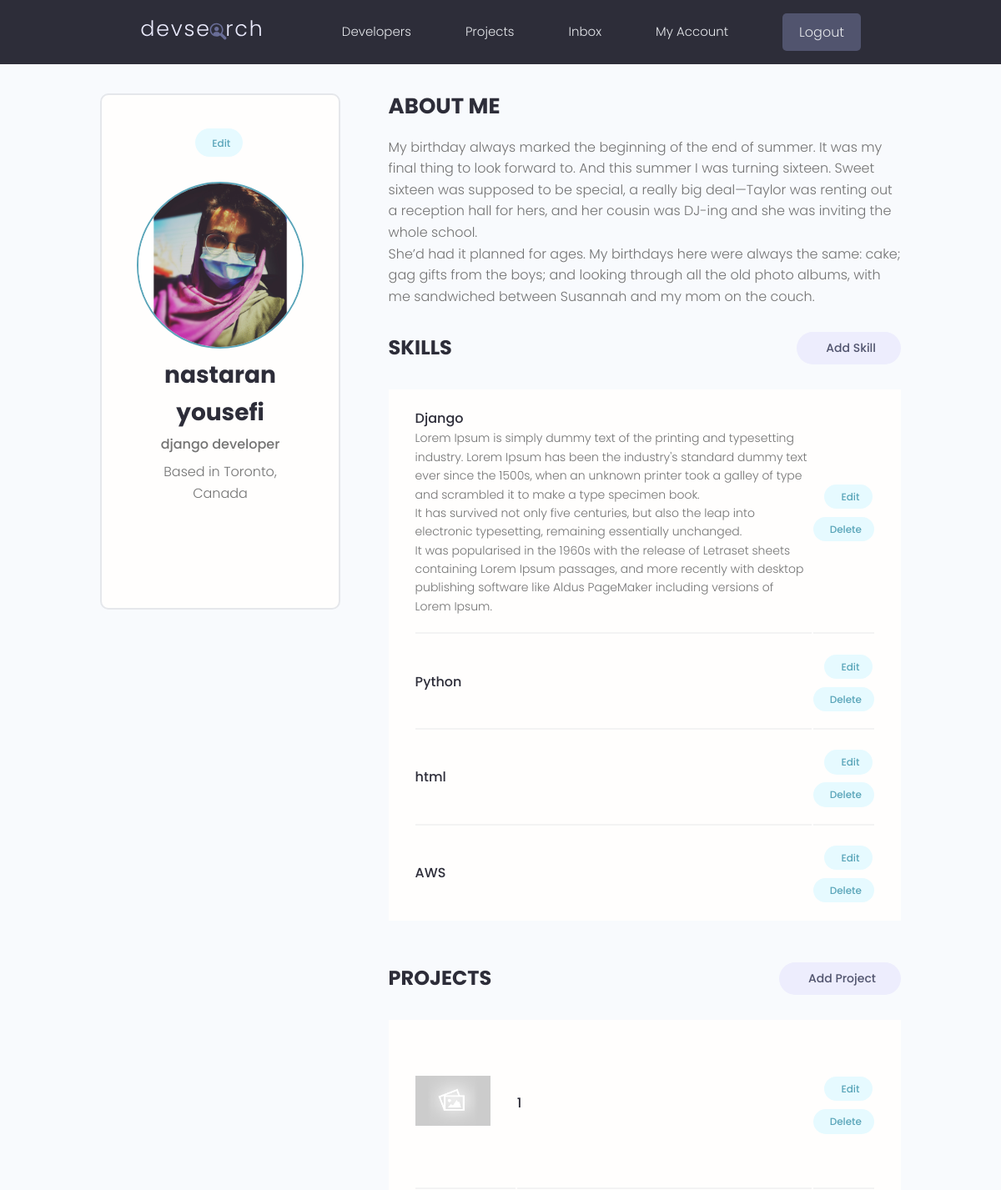
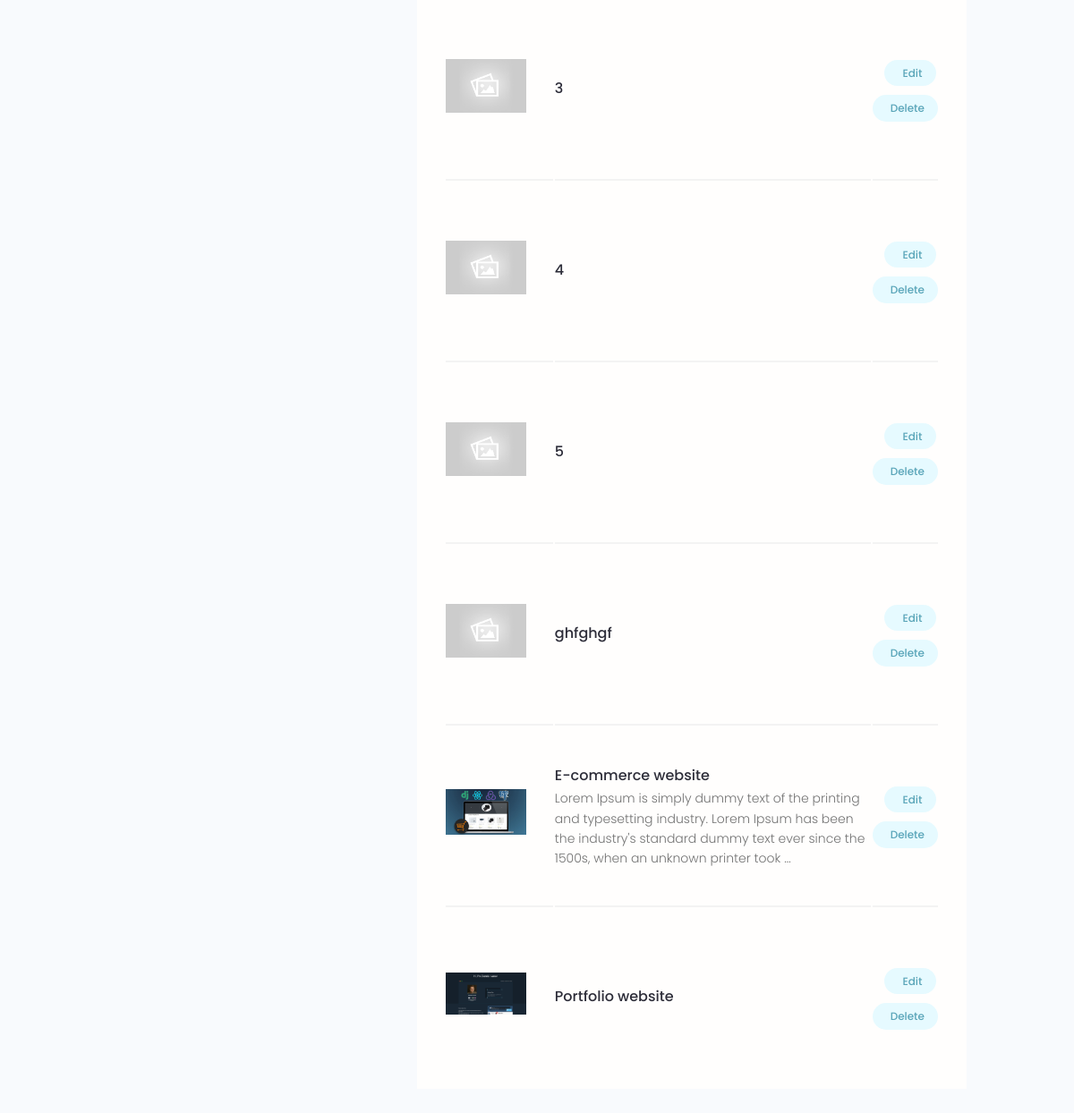
Page /my-account/ (signed in) on the committed database (2 pictures, top to bottom).
### users/models.py (models this page shows, shortened)
class Profile(models.Model):
    user = models.OneToOneField(User, on_delete=models.CASCADE, null=True, blank=True)
    name = models.CharField(max_length=250, null=True, blank=True)
    username = models.CharField(max_length=250, null=True, blank=True)
    email = models.EmailField(max_length=500, blank=True, null=True)
    short_intro = models.CharField(max_length=200, blank=True, null=True)
    bio = models.TextField(blank=True, null=True)
    location = models.CharField(max_length=200, blank=True, null=True)
    profile_image = models.ImageField(blank=True, null=True, upload_to='profiles/',
                         default='profiles/user-default.png')
    social_github = models.CharField(max_length=500, blank=True, null=True)
    social_linkedin = models.CharField(max_length=500, blank=True, null=True)
    social_website = models.CharField(max_length=500, blank=True, null=True)
    social_twitter = models.CharField(max_length=500, blank=True, null=True)
    created = models.DateTimeField(auto_now_add=True)
    id = models.UUIDField(default=uuid.uuid4, unique=True, editable=False, primary_key=True)
    @property
    def image_URL(self):
        try:
            url = self.profile_image.url
        except:
            url = 'http://127.0.0.1:8000/images/profiles/user-default.png'
        return url

class Skill(models.Model):
    owner = models.ForeignKey(Profile, on_delete=models.CASCADE)
    name = models.CharField(max_length=200, blank=True, null=True)
    description = models.TextField(null=True, blank=True)
    created = models.DateTimeField(auto_now_add=True)
    id = models.UUIDField(default=uuid.uuid4, unique=True, editable=False, primary_key=True)

### projects/models.py (models this page shows, shortened)
class Project(models.Model):
    owner = models.ForeignKey(Profile, on_delete=models.CASCADE, null=True, blank=True)
    title = models.CharField(max_length=200)
    description = models.TextField(null=True, blank=True)
    featured_image = models.ImageField(null=True, blank=True, default='project_cover/default.jpg', upload_to='project_cover/')
    demo_link = models.CharField(max_length=2000, null=True, blank=True)
    source_code = models.CharField(max_length=2000, null=True, blank=True)
    tags = models.ManyToManyField('Tag', blank=True)
    vote_total = models.IntegerField(default=0, null=True, blank=True)
    vote_ratio = models.IntegerField(default=0, null=True, blank=True)
    created = models.DateTimeField(auto_now_add=True)
    id = models.UUIDField(default=uuid.uuid4, unique=True, editable=False, primary_key=True)
    class Meta:
        ordering = ['-vote_ratio', '-vote_total']
    @property
    def image_URL(self):
        try:
            url = self.featured_image.url
        except:
            url = 'http://127.0.0.1:8000/images/project_cover/default.jpg'
        return url

### users/views.py (the view)
# urls.py: path('my-account/', views.user_account, name='my-account'),
@login_required(login_url='login')
def user_account(request):
    profile = request.user.profile
    skills = profile.skill_set.all()
    projects = profile.project_set.all()
    context = {
        'profile' : profile,
        'skills' : skills,
        'projects' : projects,
    }
    return render(request, 'users/account.html', context)

### users/templates/users/account.html (shortened to what this page needs)
{% extends 'main.html' %}
{% block content %}
  <main class="settingsPage profile my-md">
    <div class="container">
      <div class="layout">
        <div class="column column--1of3">
          <div class="card text-center">
            <div class="card__body dev">
              <a class="tag tag--pill tag--main settings__btn" href="{% url 'edit-account' %}"> Edit</a>
              <img class="avatar avatar--xl dev__avatar" src="{{ profile.image_URL}}" />
              <h2 class="dev__name">{{ profile.name }}</h2>
              <p class="dev__title">{{ profile.short_intro}}</p>
              <p class="dev__location">Based in {{ profile.location }}</p>
              <ul class="dev__social">
              </ul>
            </div>
          </div>
        </div>
        <div class="column column--2of3">
          <div class="devInfo">
            <h3 class="devInfo__title">About Me</h3>
            <p class="devInfo__about">
              {{ profile.bio|linebreaks }}
            </p>
          </div>
          <div class="settings">
            <h3 class="settings__title">Skills</h3>
            <a class="tag tag--pill tag--sub settings__btn tag--lg" href="{% url 'add-skill' %}"> Add Skill</a>
          </div>
          <table class="settings__table">
              {% for skill in skills %}
                <tr>
                  <td class="settings__tableInfo">
                    <h4>{{ skill.name }}</h4>
                    <p>{{ skill.description|linebreaks }}</p>
                  </td>
                  <td class="settings__tableActions">
                    <a class="tag tag--pill tag--main settings__btn" href="{% url 'update-skill' skill.pk %}"> Edit</a>
                    <a class="tag tag--pill tag--main settings__btn" href="{% url 'delete-skill' skill.pk %}">
                      Delete</a>
                  </td>
                </tr>
              {% endfor %}
          </table>
          <div class="settings">
            <h3 class="settings__title">Projects</h3>
            <a class="tag tag--pill tag--sub settings__btn tag--lg" href="{% url 'create_project' %}"> Add Project</a>
          </div>
          <table class="settings__table">
              {% for project in projects %}
                <tr>
                  <td class="settings__thumbnail">
                    <a href="{% url 'project' project.pk %}"><img src="{{ project.image_URL}}" alt="Project Thumbnail" /></a>
                  </td>
                  <td class="settings__tableInfo">
                    <a href="{% url 'project' project.pk %}">{{ project.title}}</a>
                    <p>{{ project.description|truncatewords:30 }}</p>
                  </td>
                  <td class="settings__tableActions">
                    <a class="tag tag--pill tag--main settings__btn" href="{% url 'update_project' project.pk %}"> Edit</a>
                    <a class="tag tag--pill tag--main settings__btn" href="{% url 'delete_project' project.pk %}">
                      Delete</a>
                  </td>
                </tr>
              {% endfor %}
          </table>
        </div>
      </div>
    </div>
  </main>
{% endblock %}

### static/styles/app.css (style rules this page uses)
:root { --color-sub: #2d2d39; }
.card { border: 2px solid var(--color-light); }
img { width: 100%; }
.profile .card > .dev { padding: 4rem; }
.dev__avatar { display: block; margin: auto; }
.dev__name { color: var(--color-sub); font-size: 2.8rem; font-weight: 700; margin-top: 1rem; margin-bottom: 0.5rem; }
.dev__title { font-size: 1.6rem; font-weight: 500; line-height: 1.3; }
.dev__location { margin-top: 1rem; }
.dev__social { margin: 3rem 0; list-style: none; display: flex; justify-content: center; gap: 1.5rem; }
.devInfo { margin-bottom: 3rem; }
.devInfo__title, .devInfo__subtitle { font-size: 2.6rem; color: var(--color-sub); text-transform: uppercase; font-weight: 700; margin-bottom: 1.5rem; }
.devInfo__about, .devSkill__info { font-size: 1.45rem; line-height: 1.7; text-align: justify; }
.settingsPage .dev > .settings__btn { display: inline-block; margin-bottom: 3rem; }
.settings { display: flex; justify-content: space-between; align-items: center; }
.settings__title { font-size: 2.4rem; text-transform: uppercase; font-weight: 700; color: var(--color-sub); }
.settings__table { margin-top: 3rem; margin-bottom: 5rem; padding: 0 3rem; background: var(--color-white); }
.settings__table tr { width: 100%; }
.settings__table tr > td { padding: 2rem 0; }
.settings__table tr:not(:last-child) td { border-bottom: 2px solid var(--color-white-light); }
.settings__thumbnail { width: 23%; min-width: 10rem; }
.settings__thumbnail img { padding-right: 3rem; height: 15rem; object-fit: contain; }
.settings__tableInfo { width: 100%; }
.settings__tableInfo h4, .settings__tableInfo a { padding-right: 1rem; width: auto; font-size: 1.6rem; font-weight: 500; color: var(--color-sub); }
.settings__tableInfo p { font-size: 1.4rem; }
.settings__tableActions { text-align: right; }

### static/uikit/styles/modules/_variables.css (style rules this page uses)
:root { --color-main: #5aa5b9; --color-main-light: #e6faff; --color-sub: #3f4156; --color-sub-light: #51546e; --color-sub-lighter: #ededfd; --color-text: #737373; --color-gray: #8b8b8b; --color-light: #e5e7eb; --color-light-gray: #767676; --color-bg: #f8fafd; --color-white: #fffefd; --color-white-light: #f3f3f3; --color-success: #359e64; --color-success-bg: #def8e8; --color-error: #fc4b0b; --color-error-bg: #fff2ee; --font-base: 'Poppins', arial, helvetica, 'Segoe UI', roboto, ubuntu, sans-serif; --font-monospace: 'Fira Code', 'Courier New', courier, monospace; --font-regular: 300; --font-medium: 500; --font-bold: 700; --generic-shadow: 1px 1px 5px #00000010; --generic-transition: all 0.3s ease-in-out; }

### static/uikit/styles/modules/_base.css (style rules this page uses)
* { margin: 0; padding: 0; box-sizing: border-box; text-rendering: optimizeLegibility; color: inherit; font-size: inherit; }
html { font-size: 50%; }
@media only screen and (min-width: 480px) { html { font-size: 56.25%; } }
@media only screen and (min-width: 1200px) { html { font-size: 62.5%; } }
body { line-height: 1.6; font-weight: 400; font-size: 1.5rem; color: var(--color-text); background-color: var(--color-bg); min-height: 100vh; }

### static/uikit/styles/modules/_typography.css (style rules this page uses)
* { font-family: var(--font-base); }
h2 { font-size: 3.6rem; font-weight: var(--font-bold); }
h3 { font-size: 3.2rem; font-weight: var(--font-medium); }
h4 { font-size: 2.8rem; font-weight: var(--font-medium); }
p, span, strong { font-size: 1.6rem; color: var(--color-text); font-weight: var(--font-regular); }
a { padding-bottom: 2px; text-decoration: none; display: inline-block; color: var(--color-main); font-weight: var(--font-medium); }

### static/uikit/styles/modules/_utilities.css (style rules this page uses)
.container { width: 92%; max-width: 165rem; margin: 0 auto; box-sizing: border-box; }
@media screen and (min-width: 1000px) { .container { width: 90%; } }
@media screen and (min-width: 1200px) { .container { width: 80%; } }
.text-center { text-align: center; }
.my-md { margin: 3rem auto; }

### static/uikit/styles/modules/_avatar.css (style rules this page uses)
.avatar { border-radius: 50%; border: 2px solid var(--color-main); object-fit: cover; }
.avatar--xl { height: 20rem; width: 20rem; }

### static/uikit/styles/modules/_card.css (style rules this page uses)
.card { border-radius: 1rem; background-color: var(--color-white); border: 1.5px solid var(--color-light); width: auto; height: auto; margin-top: 0.5rem; margin-bottom: 0.5rem; overflow: hidden; }
.card__body, .card__header { padding: 2rem 2.5rem; }

### static/uikit/styles/modules/_layout.css (style rules this page uses)
.layout { display: flex; flex-flow: row wrap; justify-content: space-between; }
.layout > .column { margin-bottom: 3rem; }
.layout > .column.column--1of3 { flex-basis: 30%; }
.layout > .column.column--2of3 { flex-basis: 64%; }

### rows in the picture
Profile: image_URL (picture), name "nastaran yousefi", short_intro "django developer", location "Toronto, Canada", bio "My birthday always marked the beginning of the end of summer. It was my final thing to look forward to. And this summer I was turning sixteen. Sweet sixteen was supposed to be special, a really big deal—Taylor was renting out a reception hall for hers, and her cousin was DJ-ing and she was inviting the whole school. She’d had it planned for ages. My birthdays here were always the same: cake; gag gifts from the boys; and looking through all the old photo albums, with me sandwiched between Susannah and my mom on the couch."
Skill: name "Django", description "Lorem Ipsum is simply dummy text of the printing and typesetting industry. Lorem Ipsum has been the industry's standard dummy text ever since the 1500s, when an unknown printer took a galley of type and scrambled it to make a type specimen book. It has survived not only five centuries, but also the leap into electronic typesetting, remaining essentially unchanged. It was popularised in the 1960s with the release of Letraset sheets containing Lorem Ipsum passages, and more recently with desktop publishing software like Aldus PageMaker including versions of Lorem Ipsum."
Skill: name "Python"
Skill: name "html"
Skill: name "AWS"
Project: image_URL (placeholder picture), title "1"
Project: image_URL (placeholder picture), title "3"
Project: image_URL (placeholder picture), title "4"
Project: title "5"
Project: image_URL (placeholder picture), title "ghfghgf"
Project: image_URL (picture), title "E-commerce website", description "Lorem Ipsum is simply dummy text of the printing and typesetting industry. Lorem Ipsum has been the industry's standard dummy text ever since the 1500s, when an unknown printer took …"
Project: image_URL (picture), title "Portfolio website"
